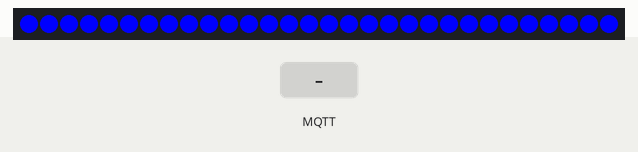
Bench run of a sketch on a simulated ESP32. Parts: 30 RGB LEDs in strip order, left to right. Inputs (shaded band) come from the test bench. Dim RGB values are drawn brighter than linear; WiFi joins after 1.5 s; servers stay silent unless stated; random numbers use the default seed unless the sketch sets one; no MQTT or app messages arrive unless stated; what the sketch prints to the serial monitor is not drawn.

Above: at 4.7 s.
4.8 s: MQTT message "1" arrives on the first subscribed topic
At 6.0 s:
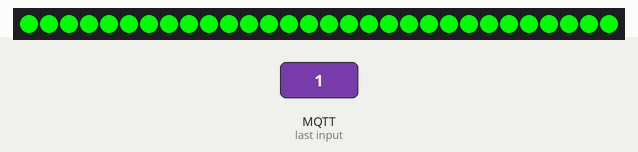
6.3 s: MQTT message "on" arrives on the first subscribed topic
At 7.0 s:
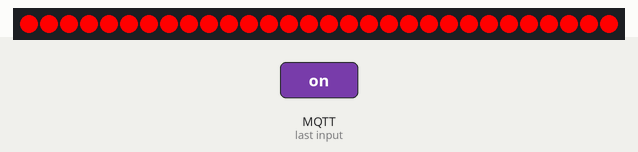
7.8 s: MQTT message "off" arrives on the first subscribed topic
At 8.57 s:
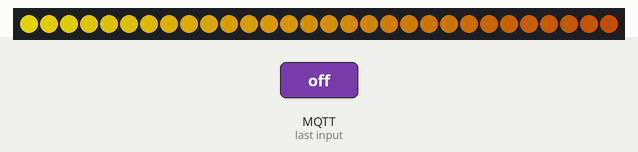
10.8 s: MQTT message "0" arrives on the first subscribed topic
At 11.44 s:
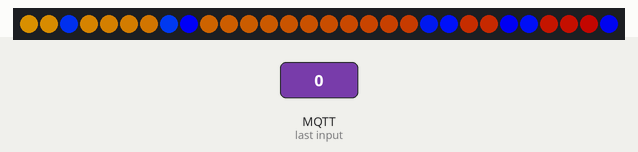
13.4 s: MQTT message "2" arrives on the first subscribed topic
At 13.59 s:
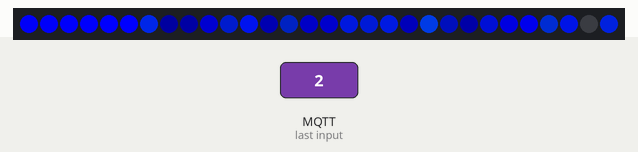
16.4 s: MQTT message "1" arrives on the first subscribed topic
At 17.0 s:
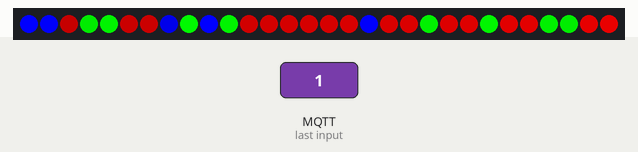

Measured:
- after the input at 4.8 s, the LEDs: change at once (image 1)
- after the input at 6.3 s, the LEDs: change at once (image 2)

The sketch:

LedStrip.ino
```cpp
#include <FastLED.h>
#include <PubSubClient.h>
#include <ArduinoJson.h>
#include <WiFiClient.h>
#include "WiFi.h"

#define NumOfLed 30
#define PinData 12
#define PinClock 14

CRGB leds[NumOfLed];
//testcode
const char *ssid = "2";
const char *password = "12345678";

const char* mqtt_broker   = "51.254.217.43";
const char* mqtt_topic    = "/Apa102/ledstrip/josa";
const char* mqtt_username = "emon";
const char* mqtt_password = "uw2ELjAKrEUwqgLT";

int currentColor;
int lightState =0;

WiFiClient wifiClient;
PubSubClient mqttClient("", 0, wifiClient);

void setup() {
  // put your setup code here, to run once:
  currentColor = 0;
    delay(2000);
    LEDS.addLeds<APA102,PinData, PinClock,RGB>(leds,NumOfLed);
  Serial.begin(115200);

    Serial.println(" Init wifi connection" );
  WiFi.disconnect(true);  //disconnect form wifi to set new wifi connection
  WiFi.mode(WIFI_STA); //init wifi mode
  WiFi.begin(ssid, password); //connect to wifi
  while(WiFi.status() != WL_CONNECTED) {
    delay(500);
    Serial.print(".");
  }
  Serial.println("Connection established");
  Serial.println(WiFi.localIP());

}

void loop() {
  // put your main code here, to run repeatedly:
    if( !mqttClient.connected() ) {
      mqtt_connect();
    } else {
      mqttClient.loop();
    }
     switch(lightState){
    case 0:
     redLed();
     break;
   case 1:
    greenLed();
     break;
   case 2:
     blueLed();
     break;
   case 3:
      discoLed();
      break;
   case 4:
    fireEffect();
    break;
   case 5:
    colorLoop();
    break;
   case 6:
    christmasLights();
    break;
   case 7:
    oceanSprarkle();
    break;
   case 8:
    randomSparkels();
    break;
   case 9:
    forestLed();
    break;
   case 10:
    flitsLed();
    break;
   case 11:
    redLedForLed();
    break;
   case 12:
    sprintLed();
    break;
  }
    delay(10);
    if (WiFi.status() == WL_CONNECTED) {
      delay(20);
  } else {
    Serial.println("Geen WiFi verbinding !");
    delay(1000);
  }
}

void redLed(){
  for(int i = 0; i < NumOfLed; i++){
     leds[i] = CRGB(0,0,255);
  }
  FastLED.show();
}

void greenLed(){
   for(int i = 0; i < NumOfLed; i++){
     leds[i] = CRGB(0,255,0);
  }
  FastLED.show();
}

void blueLed(){
  for(int i = 0; i < NumOfLed; i++){
     leds[i] = CRGB(255,0,0);
  }
  FastLED.show();
}

void discoLed(){
  static int hue = 0;

  for(int i = 0; i < NumOfLed; i++) {
    leds[i] = CHSV(hue++, 255, 255);
    FastLED.show();
    fadeall();
    delay(10);
  }

  for(int i = (NumOfLed)-1; i >= 0; i--) {
    leds[i] = CHSV(hue++, 255, 255);
    FastLED.show();
    fadeall();
    delay(10);
  }
}

void sprintLed(){
  static int hue = 0;

  for(int i = 0; i < NumOfLed; i++) {
    leds[i] = CHSV(hue++, 255, 255);
    FastLED.show();
    blackall();
    delay(10);
  }

  for(int i = (NumOfLed)-1; i >= 0; i--) {
    leds[i] = CHSV(hue++, 255, 255);
    FastLED.show();
    blackall();
    delay(10);
  }
}

void blackall() {
  for(int i = 0; i < NumOfLed; i++) {
  leds[i] =  CRGB::Black ;
  }
  }


void fadeall(){
  for(int i = 0; i < NumOfLed; i++) {
   leds[i].nscale8(250);
  }

}

void fireEffect(){
  Serial.println("Fire");
  int i = (rand() % ((NumOfLed-1)-0 +1))+0;
  int hueFire = (rand() % ( 160-150 +1))+150;
  Serial.println(hueFire);
  leds[i] = CHSV(hueFire, 255, 255);
  FastLED.show();
  fadeall();
  delay(1);

}


void colorLoop(){

  switch(currentColor){
    case 0:
     for(int i = 0; i < NumOfLed; i++){
      leds[i] = CRGB(0,0,255);
      FastLED.show();
      fadeall();

      delay(10);
     }
     currentColor++;
     break;
   case 1:
    for(int i = 0; i < NumOfLed; i++){
      leds[i] = CRGB(0,255,0);
      FastLED.show();
      fadeall();

      delay(10);
     }
     currentColor++;
     break;
   case 2:
   for(int i = 0; i < NumOfLed; i++){
      leds[i] = CRGB(255,0,0);
      FastLED.show();
      fadeall();

      delay(10);
     }
     currentColor = 0;
     break;
  }
}

void oceanSprarkle(){
  blueLed();
  for(int i =0; i < 6; i ++){
    int ranLed = (rand() % ((NumOfLed-1)-0 +1))+0;
    leds[ranLed] = CRGB(255,255,255);
    delay(20);
    FastLED.show();
  }
}

void christmasLights(){
  int greenRed = (rand() % ( 2-1 +1))+2;
  Serial.println(greenRed);
  int randomLight = (rand() % ((NumOfLed-1)-0 +1))+0;
  if(greenRed == 2){
    leds[randomLight] = CRGB(0,255,0);
    FastLED.show();
  }else{
    leds[randomLight] = CRGB(0,0,255);
    FastLED.show();
  }
  delay(10);
  fadeall();
}

void randomSparkels(){
  int i = (rand() % ((NumOfLed-1)-0 +1))+0;
  int randomLed = (rand() % ( 255-0 +1))+0;
  leds[i] = CHSV(randomLed, randomLed, randomLed);
  FastLED.show();
  fadeall();
  delay(1);
}

void forestLed(){
  int i = (rand() % ((NumOfLed-1)-0 +1))+0;
  int hueForest = (rand() % ( 110-75 +1))+75;
  leds[i] = CHSV(hueForest, 255, 255);
  FastLED.show();
  fadeall();
  delay(1);
}

void flitsLed(){
  switch(currentColor){
    case 0:
     for(int i = 0; i < NumOfLed; i++){
      leds[i] = CRGB(0,0,255);
      FastLED.show();
      blackall();
     }
     currentColor++;
     break;
   case 1:
    for(int i = 0; i < NumOfLed; i++){
      leds[i] = CRGB(0,255,0);
      FastLED.show();
      blackall();
     }
     currentColor++;
     break;
   case 2:
   for(int i = 0; i < NumOfLed; i++){
      leds[i] = CRGB(255,0,0);
      FastLED.show();
      blackall();
     }
     currentColor = 0;
     break;
  }
  delay(50);
}

void redLedForLed(){
   for(int i = 0; i < NumOfLed; i++){
      leds[i] = CRGB(0,0,255);
      FastLED.show();
      delay(30);
      blackall();
     }
}


void mqtt_connect()
/*
short:      Connect to MQTT server UNSECURE
inputs:
outputs:
notes:
Version :   DMK, Initial code
*******************************************************************/
{
  mqttClient.setClient(wifiClient);
  mqttClient.setServer(mqtt_broker, 1883);

  // Connect with unique id
  String clientId = "TI14-";
  clientId += String(random(0xffff), HEX);
  clientId += '-';
  clientId += String((uint32_t)ESP.getEfuseMac(), HEX);

  if(mqttClient.connect( clientId.c_str(), mqtt_username, mqtt_password )){

    // Subscribe to topic
    mqttClient.subscribe(mqtt_topic);

    // Setup callback
    mqttClient.setCallback(mqtt_callback);
    Serial.printf("%s: Connected to %s:%d\n", __FUNCTION__, mqtt_broker, 1883);
  } else {
    Serial.printf("%s: Connection ERROR (%s:%d)\n", __FUNCTION__, mqtt_broker, 1883);
    delay(2000);
  }
}

/******************************************************************/
void mqtt_publish(String id)
/*
short:      Pulish on MQTT topic (UNSECURE)
inputs:     mascotte id, latitude from gps, longitude from gps
outputs:
notes:
Version :   1.0, Initial code
*******************************************************************/
{
  DynamicJsonDocument jsonDocument(1024);

  JsonObject info = jsonDocument.createNestedObject("Led");
  info["id"] = id;


  char json[1024];
  serializeJson(jsonDocument, json);
  Serial.printf("%s\n", json);
  mqttClient.publish(mqtt_topic, json);
}

void mqtt_callback(char* topic, byte* payload, unsigned int length)
/*
short:    MQTT callback. Elke publish op subscibed topic wordt hier
          afgehandeld
inputs:   'topic' waarop gepublished is
          'payload' bevat de published datablock
          'length' is de lengte van het payload array
outputs:
notes:    In deze callback wordt gebruikt gemaakt van JSON parser
Version:  DMK, Initial code
*******************************************************************/
{
  Serial.print("Message arrived [");
  Serial.print(topic);
  Serial.print("] ");
  for (int i=0;i<length;i++) {
    Serial.print((char)payload[i]);

  }
  if(lightState < 12){
    lightState ++;
  }else{
    lightState = 0;
  }


  Serial.println();
}
```
